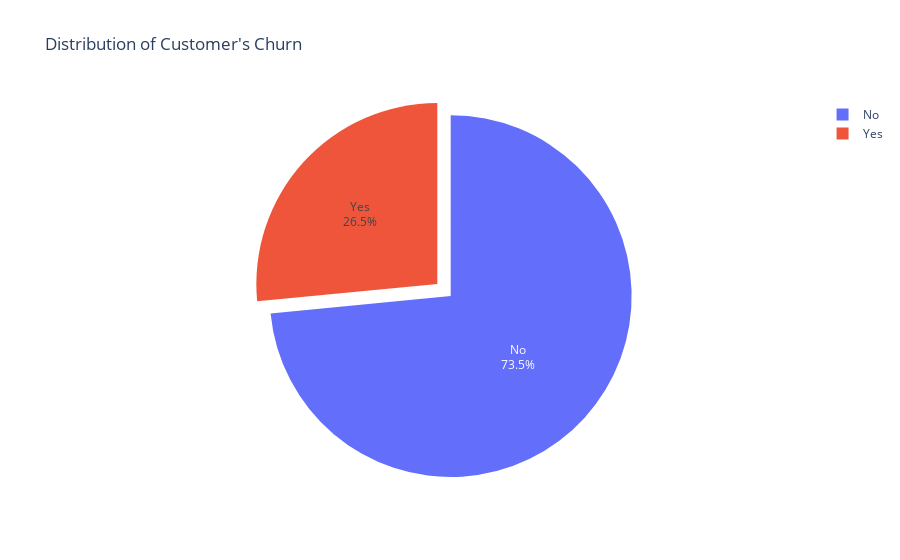

Notebook code cell kept with this figure:
### Markdown cell above
From the above visualization we can deduce that majority of the customers are not senior citizens.

### Code cell
# distribution of our target variable - the churn column
churn = df["Churn"].value_counts().reset_index()
churn.columns = ["Churn", "count"]
fig = px.pie(churn, names = "Churn", values = "count", title = "Distribution of Customer's Churn")
fig.update_traces(textinfo = "percent+label", pull = 0.05)
fig.show();

### Figure 1 — Plotly figure (JSON) as saved in the notebook; plotly's stock layout.template omitted (floating-point values rounded to 4 significant figures)
{"data": [{"domain": {"x": [0, 1], "y": [0, 1]}, "hovertemplate": "Churn=%{label}<br>count=%{value}<extra></extra>", "labels": ["No", "Yes"], "legendgroup": "", "name": "", "pull": 0.05, "showlegend": true, "textinfo": "percent+label", "type": "pie", "values": [5174, 1869]}], "layout": {"autosize": true, "legend": {"tracegroupgap": 0}, "title": {"text": "Distribution of Customer's Churn"}}}
